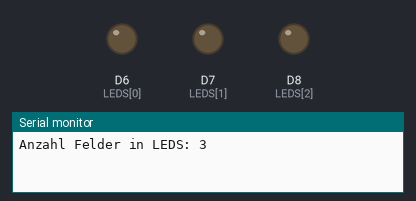
The program below on a simulated ESP8266 (Wemos D1 mini). Parts: output pins drawn as LEDs (lit = HIGH), the last lines printed to the serial monitor.

Above: at 2.5 s.
At 7.5 s:
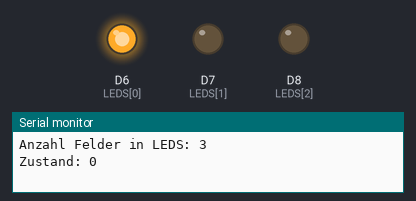
Timing chart, 0 to 26.0 s (numbered marks = the images above):
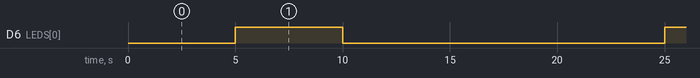

Measured:
- by itself, D6 (LEDS[0]): alternates HIGH for 5.0 s and LOW for 15.0 s

The program:

main.cpp
```cpp
#include <Arduino.h>
const unsigned long TIME_WAIT = 5000;

const int LEDS[3] = {D6, D7, D8}; //rot, gelb, gruen

unsigned long millis_current;
unsigned long millis_previous = 0;
unsigned int state;

void schalteAmpel(bool led_states[3]);

void setup() {
  bool led_states[3] = {LOW, LOW, LOW};
  Serial.begin(9600);
  Serial.printf("Anzahl Felder in LEDS: %i\n", sizeof(LEDS)/sizeof(int));
  for(unsigned int i = 0; i < sizeof(LEDS)/sizeof(int); i++) {
    pinMode(LEDS[i], OUTPUT);
  }
  schalteAmpel(led_states);
  state = 0;
}

void loop() {
  bool led_states[3];
  millis_current = millis();
  if(millis_current - millis_previous >= TIME_WAIT) {
    Serial.printf("Zustand: %i\n", state);
    switch(state){
      case 0: {
        //Rot
        led_states[0] = HIGH;
        led_states[1] = LOW;
        led_states[2] = LOW;
        schalteAmpel(led_states);
        state = 1;
        break;
      }
      case 1: {
        //Rot-Gelb
        schalteAmpel(led_states);
        state = 2;
        break;
      }
      case 2: {
        //Grün
        schalteAmpel(led_states);
        state = 3;
        break;
      }
      case 3: {
        //Gelb
        schalteAmpel(led_states);
        state = 0;
        break;
      }
    }
    millis_previous = millis_current;
  }
}

void schalteAmpel(bool led_states[3]) {
  for(unsigned int i = 0; i < sizeof(LEDS)/sizeof(int); i++) {
    digitalWrite(LEDS[i], led_states[i]);
  }
}
```
